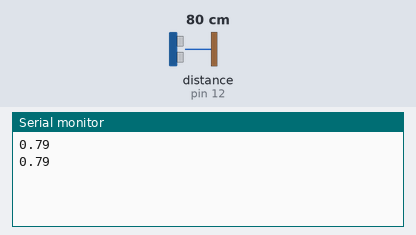
This sketch was run on a simulated Arduino Uno, built with avr-gcc and run on an emulated ATmega328P. Shown: the last lines printed to the serial monitor. Wiring (inferred from the names in the program): ultrasonic range finder: trigger pin 13; echo pin 12. Inputs (shaded band) come from the test bench; at power-on: distance to the obstacle (sensor on pin 12) 80 cm. The echo pulse lasts 58.3 µs per cm.

Above: at 1.8 s.
1.9 s: distance to the obstacle (sensor on pin 12) set to 2 cm
At 2.8 s:
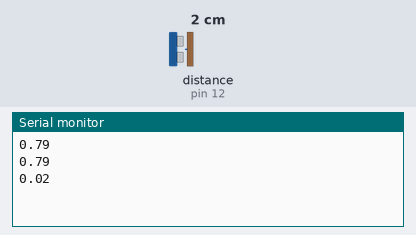
3.4 s: distance to the obstacle (sensor on pin 12) set to 4 cm
At 4.8 s:
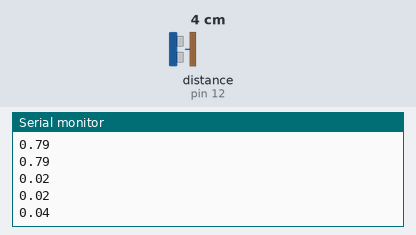
Timing chart, 0 to 6.4 s (numbered marks = the images above; inputs shaded):
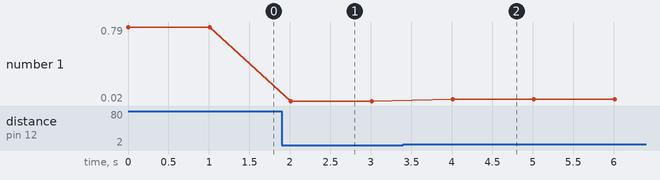

Measured:
- after the input at 1.9 s, the serial monitor: prints a new line after 0.11 s (image 1)
- after the input at 3.4 s, the serial monitor: prints a new line after 0.61 s (image 2)
- plotted number 1: 0.79 → 0.02 after the input at 1.9 s, 0.02 → 0.04 after the input at 3.4 s

The sketch:

ultraSound.ino
```cpp
const int soundPin = 8;
const int toneLen = 500;
const int echoPin = 12;
const int triggerPin = 13;

void setup() {
  Serial.begin(9600);

  pinMode(triggerPin, OUTPUT);
  pinMode(echoPin, INPUT);
}

void loop() {
  digitalWrite(triggerPin, LOW);
  delayMicroseconds(2);

  digitalWrite(triggerPin, HIGH);
  delayMicroseconds(10);

  digitalWrite(triggerPin, LOW);
  long duration = pulseIn(echoPin, HIGH);
  float distance = duration * 0.00017;

  Serial.println(distance);
  delay(1000);


//  tone(soundPin, 440, toneLen);
//  delay(toneLen);
//  delay(toneLen);
//
//  tone(soundPin, 1000, toneLen);
//  delay(toneLen);
//
//  tone(soundPin, 2500, toneLen);
//  delay(toneLen);

}
```
